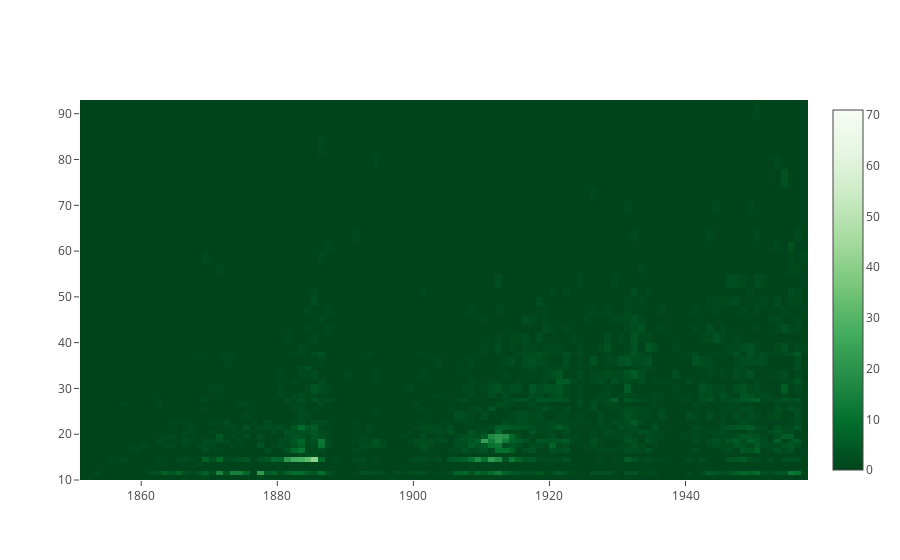

This figure's notebook cell:
### Markdown cell above
## Part 2: Datashader

Datashader is a library from Anaconda that does away with the need for binning data. It takes in all of your datapoints, and based on the canvas and range returns a pixel-by-pixel calculations to come up with the best representation of the data. In short, this completely eliminates the need for binning your data.

As an example, lets continue with our question above and look at a 2D histogram of YearBuilt vs NumFloors:

### Code cell
yearbins = 200
floorbins = 200

yearBuiltCut = pd.cut(ny['YearBuilt'], np.linspace(ny['YearBuilt'].min(), ny['YearBuilt'].max(), yearbins))
numFloorsCut = pd.cut(ny['NumFloors'], np.logspace(1, np.log(ny['NumFloors'].max()), floorbins))

xlabels = np.floor(np.linspace(ny['YearBuilt'].min(), ny['YearBuilt'].max(), yearbins))
ylabels = np.floor(np.logspace(1, np.log(ny['NumFloors'].max()), floorbins))

data = [
    Heatmap(z = ny.groupby([numFloorsCut, yearBuiltCut])['BBL'].count().unstack().fillna(0).values,
              colorscale = 'Greens', x = xlabels, y = ylabels)
]

#py.iplot(data, filename = 'datashader-2d-hist')

iplot(data)

### Figure 1 — Plotly figure (JSON) as saved in the notebook; plotly's stock layout.template omitted (floating-point values rounded to 4 significant figures; data arrays with more than 128 entries replaced by an {"elided": "..."} marker saying what was removed)
{"data": [{"colorscale": "Greens", "type": "heatmap", "x": {"elided": "200 int values"}, "y": {"elided": "200 int values"}, "z": {"elided": "51x129 int values"}}], "layout": {}}
